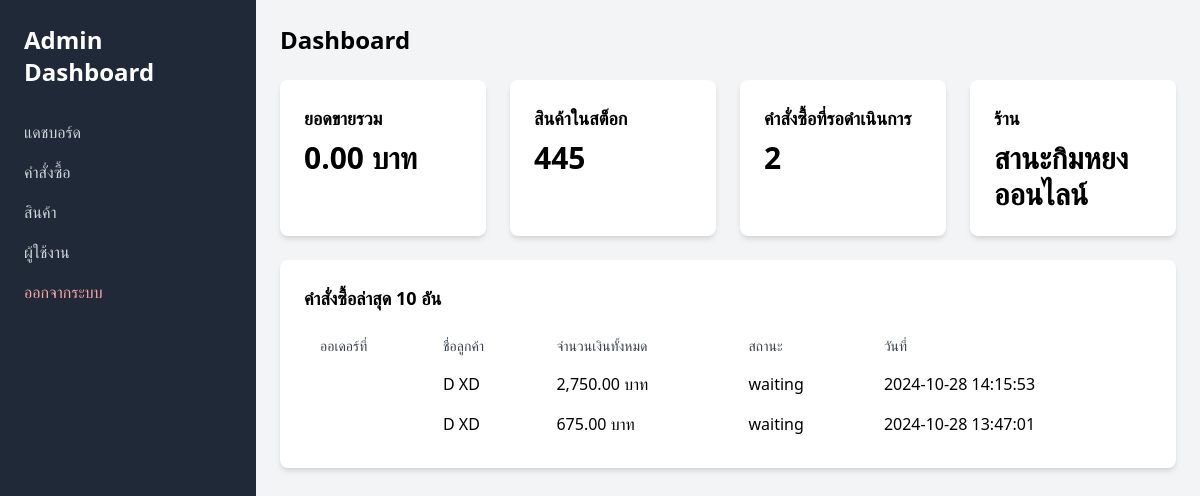
Page /admin/dashboard.php (signed in) on the committed database.
### tables this page shows
CREATE TABLE IF NOT EXISTS `orders` (
  `order_id` int(11) NOT NULL AUTO_INCREMENT,
  `user_id` int(11) NOT NULL,
  `order_date` datetime NOT NULL DEFAULT current_timestamp(),
  `total_price` decimal(10,2) NOT NULL,
  `order_status` varchar(50) NOT NULL DEFAULT '',
  `order_code` varchar(50) DEFAULT NULL,
  `delivery_address` text DEFAULT NULL,
  `phone_number` varchar(20) DEFAULT NULL,
  `payment_method` varchar(50) DEFAULT NULL,
  `transaction_id` varchar(100) DEFAULT NULL,
  `payment_slip` varchar(255) DEFAULT NULL,
  PRIMARY KEY (`order_id`),
  KEY `user_id` (`user_id`),
  CONSTRAINT `orders_ibfk_1` FOREIGN KEY (`user_id`) REFERENCES `userdata` (`user_id`)
);

CREATE TABLE IF NOT EXISTS `userdata` (
  `user_id` int(11) NOT NULL AUTO_INCREMENT,
  `email` varchar(255) NOT NULL,
  `password` varchar(255) NOT NULL,
  `first_name` varchar(255) NOT NULL,
  `last_name` varchar(255) NOT NULL,
  `title_name` varchar(255) NOT NULL,
  `address` text NOT NULL,
  `phone_number` varchar(10) NOT NULL,
  `role` enum('user','admin') NOT NULL,
  PRIMARY KEY (`user_id`)
);

### admin/dashboard.php (the view, shortened to what this page needs)
<?php
include "../dbconnect.php";
$total_sales_query = "SELECT SUM(total_price) as total_sales FROM orders WHERE order_status = 'Completed'";
$total_sales_result = mysqli_query($conn, $total_sales_query);
$total_sales = mysqli_fetch_assoc($total_sales_result)['total_sales'] ?? 0;
$stock_query = "SELECT SUM(stock) as total_stock FROM products";
$stock_result = mysqli_query($conn, $stock_query);
$total_stock = mysqli_fetch_assoc($stock_result)['total_stock'] ?? 0;
$pending_orders_query = "SELECT COUNT(*) as pending_orders FROM orders WHERE order_status != 'Completed'";
$pending_orders_result = mysqli_query($conn, $pending_orders_query);
$pending_orders = mysqli_fetch_assoc($pending_orders_result)['pending_orders'] ?? 0;
$recent_orders_query = "
    SELECT orders.order_id, orders.order_code, orders.total_price, orders.order_status, orders.order_date,
           userdata.first_name, userdata.last_name
    FROM orders
    JOIN userdata ON orders.user_id = userdata.user_id
    ORDER BY orders.order_date DESC
    LIMIT 10
";
$recent_orders_result = mysqli_query($conn, $recent_orders_query);
?>
<!DOCTYPE html>
<html lang="en">
<head>
    <link href="https://cdn.jsdelivr.net/npm/tailwindcss@2.2.19/dist/tailwind.min.css" rel="stylesheet">
</head>
<body class="bg-gray-100">
    <div class="flex w-full h-screen">
        <?php include 'sidebar.php'; ?>
        <div class="flex-1 p-6 overflow-y-auto h-screen">
            <div class="flex justify-between items-center mb-6">
                <h1 class="text-2xl font-semibold">Dashboard</h1>
            </div>
            <div class="grid grid-cols-1 md:grid-cols-2 lg:grid-cols-4 gap-6 mb-6">
                <div class="bg-white p-6 rounded-lg shadow-md">
                    <h3 class="text-lg font-semibold mb-2">ยอดขายรวม</h3>
                    <p class="text-3xl font-bold"><?= number_format($total_sales, 2) ?> บาท</p>
                </div>
                <div class="bg-white p-6 rounded-lg shadow-md">
                    <h3 class="text-lg font-semibold mb-2">สินค้าในสต็อก</h3>
                    <p class="text-3xl font-bold"><?= $total_stock ?></p>
                </div>
                <div class="bg-white p-6 rounded-lg shadow-md">
                    <h3 class="text-lg font-semibold mb-2">คำสั่งซื้อที่รอดำเนินการ</h3>
                    <p class="text-3xl font-bold"><?= $pending_orders ?></p>
                </div>
                <div class="bg-white p-6 rounded-lg shadow-md">
                    <h3 class="text-lg font-semibold mb-2">ร้าน</h3>
                    <p class="text-3xl font-bold">สานะกิมหยงออนไลน์</p>
                </div>
            </div>
            <div class="bg-white p-6 rounded-lg shadow-md mb-6">
                <h3 class="text-lg font-semibold mb-4">คำสั่งซื้อล่าสุด 10 อัน</h3>
                <table class="min-w-full table-auto">
                    <thead>
                        <tr>
                            <th class="px-4 py-2 text-left text-sm font-medium text-gray-700">ออเดอร์ที่</th>
                            <th class="px-4 py-2 text-left text-sm font-medium text-gray-700">ชื่อลูกค้า</th>
                            <th class="px-4 py-2 text-left text-sm font-medium text-gray-700">จำนวนเงินทั้งหมด</th>
                            <th class="px-4 py-2 text-left text-sm font-medium text-gray-700">สถานะ</th>
                            <th class="px-4 py-2 text-left text-sm font-medium text-gray-700">วันที่</th>
                        </tr>
                    </thead>
                    <tbody>
                        <?php while ($order = mysqli_fetch_assoc($recent_orders_result)): ?>
                            <tr>
                                <td class="px-4 py-2"><?= htmlspecialchars($order['order_code']) ?></td>
                                <td class="px-4 py-2"><?= htmlspecialchars($order['first_name'] . ' ' . $order['last_name']) ?></td>
                                <td class="px-4 py-2"><?= number_format($order['total_price'], 2) ?> บาท</td>
                                <td class="px-4 py-2"><?= htmlspecialchars($order['order_status']) ?></td>
                                <td class="px-4 py-2"><?= htmlspecialchars($order['order_date']) ?></td>
                            </tr>
                        <?php endwhile; ?>
                    </tbody>
                </table>
            </div>
        </div>
    </div>
</body>
</html>

### rows in the picture
orders: user.last_name "D XD", total_price "2,750.00", order_status "waiting", order_date "2024-10-28 14:15:53"
orders: user.last_name "D XD", total_price "675.00", order_status "waiting", order_date "2024-10-28 13:47:01"

### other values in the picture
$total_sales "0.00"
$total_stock "445"
$pending_orders "2"
